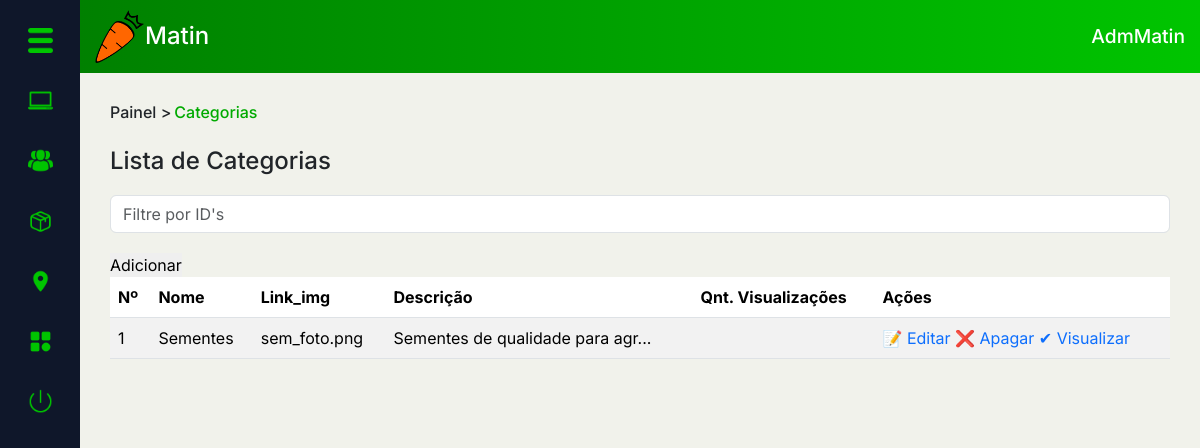
Before: /PAGES/dashboard.php?page=cat_list&idCat=geral (signed in) with the older database file.
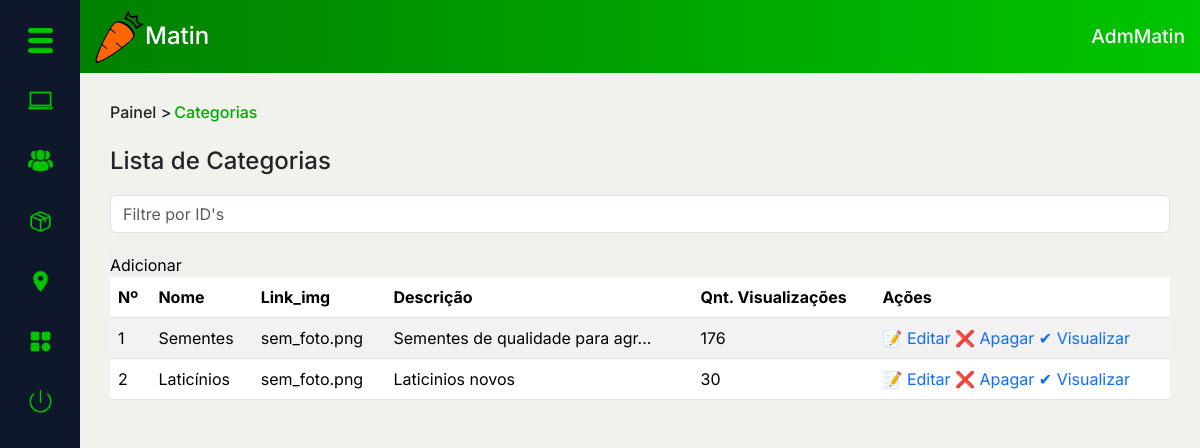
After: the same page with the newer database file.
### tables this page shows
CREATE TABLE `categoria` (
  `idCategoria` int(11) NOT NULL,
  `nome_cat` varchar(45) NOT NULL,
  `img_cat` varchar(300) DEFAULT 'sem_foto.png',
  `desc_cat` varchar(100) DEFAULT NULL,
  `qnt_vis` int(11) DEFAULT NULL
);

### PAGES/DASHBOARD/cat_list.php (the view, shortened to what the changed rows need)
<?php
$idCat = $_REQUEST['idCat'] ?? "";
?>
<?php
if ($idCat != "geral") {
?>
    <div class="conteudo" id="conteudo3">
        <div class="top-cont">
            <div class="local">
                <?php
                $selectQ = "SELECT * FROM categoria WHERE idCategoria = $idCat";
                $selectP = $cx->prepare($selectQ);
                $selectP->execute();
                $dado = $selectP->fetch(PDO::FETCH_ASSOC);
                ?>
                <h6><a href="../DASHBOARD/adminDash.php">Painel</a> > Categorias > <mark><?php echo $dado['nome_cat'] ?></mark></h6>
            </div>
        </div>
        <div class="main-cont">
            <div class="main-tit">
                <img src="../../IMG/folder-preto.png" alt="">
                <h4>Lista de <?php echo $dado['nome_cat'] ?></h4>
            </div>
            <div class="pesq">
                <div class="input-group flex-nowrap search-bar">
                    <input type="search" class="form-control" placeholder="Filtre por ID's" aria-label="Search" aria-describedby="addon-wrapping">
                </div>
                <a href="?page=add_loc"><button class="btnAdd" type="button">Adicionar</button></a>
            </div>
            <table class="table table-striped">
                <thead>
                    <tr>
                        <th scope="col">Nº</th>
                        <th scope="col">Nome</th>
                        <th scope="col">Qnt Estoque</th>
                        <th scope="col">Preço</th>
                        <th scope="col">Qnt. Vendas</th>
                        <th scope="col">Ações</th>
                    </tr>
                </thead>
                <tbody>
                    <?php
                    $selectQ = "SELECT * FROM produto WHERE idCategoria = $idCat";
                    $selectP = $cx->prepare($selectQ);
                    $selectP->setFetchMode(PDO::FETCH_ASSOC);
                    $selectP->execute();
                    $total = $selectP->rowCount();
                    if ($total == 0) {
                        echo "<p class='txtVermelho'>Não há registros no momento...</p>";
                    } else {
                        while ($dados = $selectP->fetch()) {
                            echo "<tr>";
                            echo "<td scope='row'>{$dados['idProduto']}</td>";
                            echo "<td>{$dados['nome_prod']}</td>";
                            echo "<td>{$dados['data_criacao_prod']}</td>";
                            echo "<td>R$ {$dados['preco_prod']}</td>";
                            echo "<td>{$dados['qnt_vendas']}</td>";
                            echo "<td><a href='#'>&#x1F4DD; Editar</a> <a href='excluir.php?ref={$dados['idProduto']}&tbl=localidade''>&#x274C; Apagar </a><a href='#'>&#x2714; Visualizar</a></td>";
                            echo "</tr>";
                        }
                    }
                    ?>
                </tbody>
            </table>
        </div>
    </div>
<?php
}else{
    ?>
<div class="conteudo" id="conteudo3">
    <div class="main-cont">
        <table class="table table-striped">
            <thead>
                <tr>
                    <th scope="col">Nº</th>
                    <th scope="col">Nome</th>
                    <th scope="col">Link_img</th>
                    <th scope="col">Descrição</th>
                    <th scope="col">Qnt. Visualizações</th>
                    <th scope="col">Ações</th>
                </tr>
            </thead>
            <tbody>
                <?php
                $selectQ = "SELECT * FROM categoria";
                $selectP = $cx->prepare($selectQ);
                $selectP->setFetchMode(PDO::FETCH_ASSOC);
                $selectP->execute();
                $total = $selectP->rowCount();
                if ($total == 0) {
                    echo "<p class='txtVermelho'>Não há registros no momento...</p>";
                } else {
                    while ($dados = $selectP->fetch()) {
                        $descricao = (strlen($dados['desc_cat']) > 30) ? substr($dados['desc_cat'], 0, 30) . '...' : $dados['desc_cat'];
                        echo "<tr>";
                        echo "<td scope='row'>{$dados['idCategoria']}</td>";
                        echo "<td>{$dados['nome_cat']}</td>";
                        echo "<td>{$dados['img_cat']}</td>";
                        echo "<td>{$descricao}</td>";
                        echo "<td>{$dados['qnt_vis']}</td>";
                        echo "<td><a href='#'>&#x1F4DD; Editar</a> <a href='excluir.php?ref={$dados['idCategoria']}&tbl=localidade''>&#x274C; Apagar </a><a href='#'>&#x2714; Visualizar</a></td>";
                        echo "</tr>";
                    }
                }
                ?>
            </tbody>
        </table>
    </div>
</div>
    <?php
}
?>

Changed rows visible on the page:
changed categoria "Sementes": qnt_vis (not shown) → "176"
added categoria: idCategoria "2", nome_cat "Laticínios", img_cat "sem_foto.png", desc_cat "Laticinios novos", qnt_vis "30"
